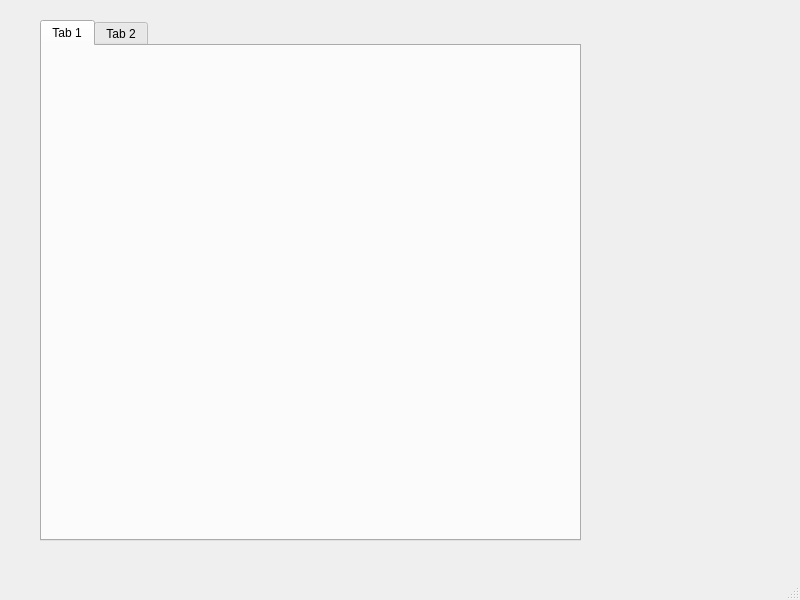
<?xml version="1.0" encoding="UTF-8"?>
<ui version="4.0">
 <class>MainWindow</class>
 <widget class="QMainWindow" name="MainWindow">
  <property name="geometry">
   <rect>
    <x>0</x>
    <y>0</y>
    <width>800</width>
    <height>600</height>
   </rect>
  </property>
  <property name="windowTitle">
   <string>MainWindow</string>
  </property>
  <widget class="QWidget" name="centralwidget">
   <widget class="QTabWidget" name="tabWidget">
    <property name="geometry">
     <rect>
      <x>40</x>
      <y>20</y>
      <width>541</width>
      <height>521</height>
     </rect>
    </property>
    <widget class="QWidget" name="tab">
     <attribute name="title">
      <string>Tab 1</string>
     </attribute>
    </widget>
    <widget class="QWidget" name="tab_2">
     <attribute name="title">
      <string>Tab 2</string>
     </attribute>
    </widget>
   </widget>
  </widget>
  <widget class="QMenuBar" name="menubar">
   <property name="geometry">
    <rect>
     <x>0</x>
     <y>0</y>
     <width>800</width>
     <height>17</height>
    </rect>
   </property>
  </widget>
  <widget class="QStatusBar" name="statusbar"/>
 </widget>
 <resources/>
 <connections/>
</ui>
